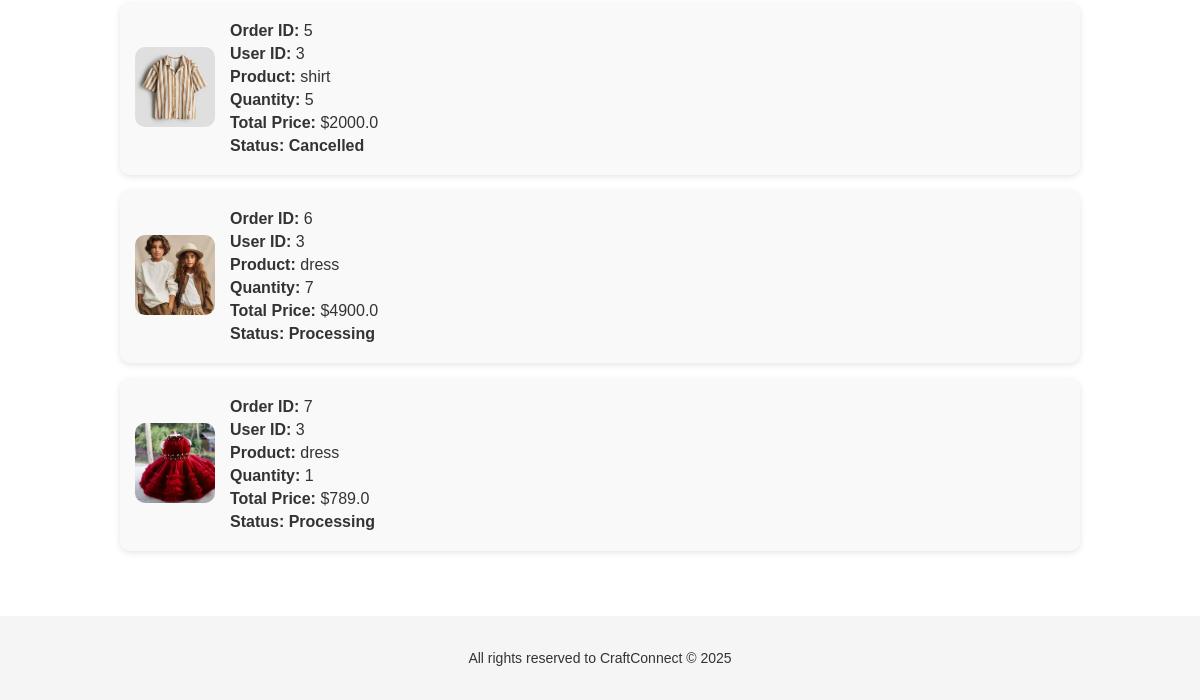
Before: /admin/orders (signed in, lower part) with the older database file.
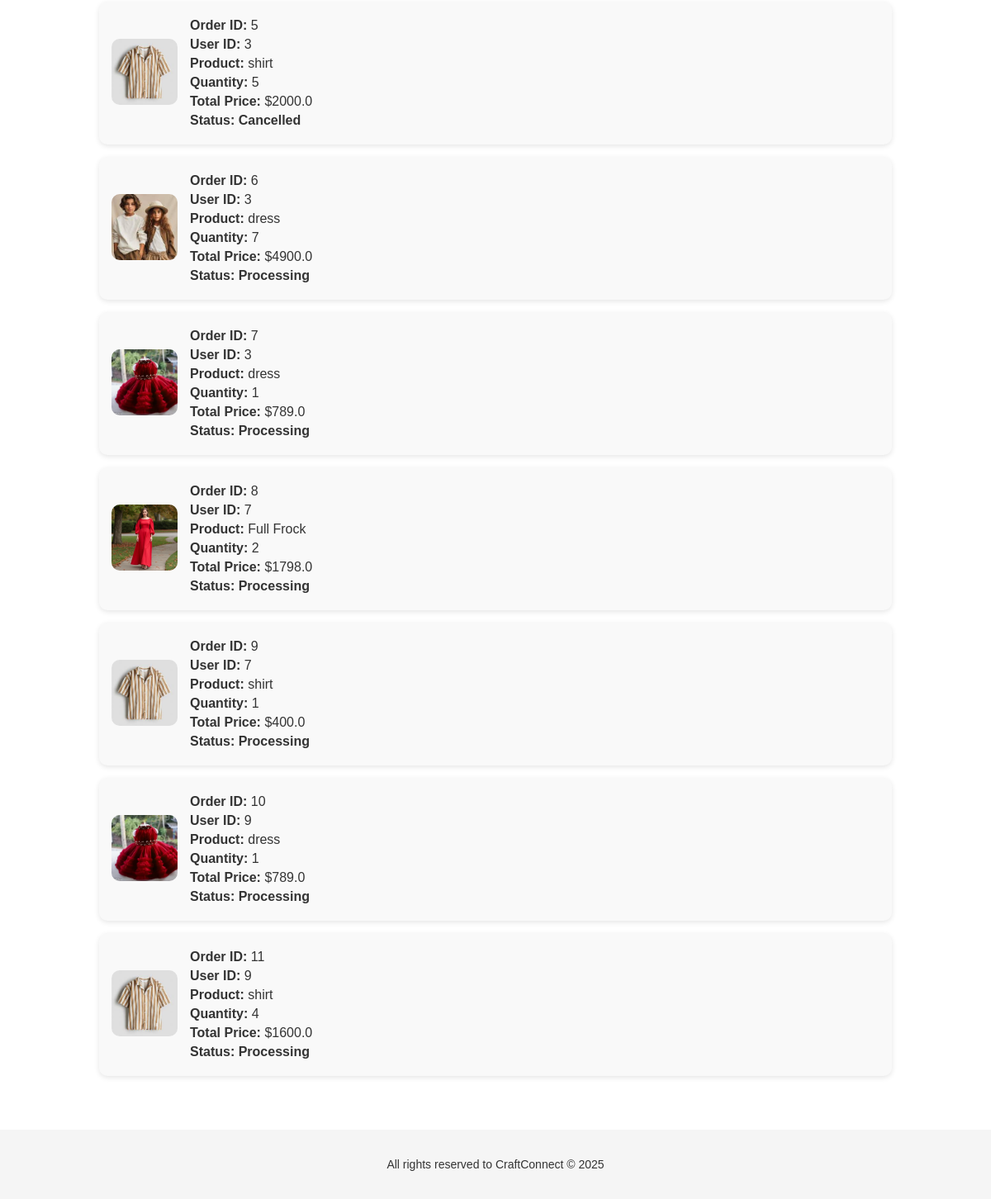
After: the same page with the newer database file.
### tables this page shows
CREATE TABLE orders (
            id INTEGER PRIMARY KEY AUTOINCREMENT,
            user_id INTEGER NOT NULL,
            product_id INTEGER NOT NULL,
            quantity INTEGER NOT NULL,
            total_price REAL NOT NULL,
            status TEXT DEFAULT 'Processing',
            order_date TIMESTAMP DEFAULT CURRENT_TIMESTAMP, payment_status TEXT NOT NULL DEFAULT 'COD', address TEXT, phone TEXT, email TEXT, manufacturer_id INTEGER, confirmation_pending INTEGER DEFAULT 0,
            FOREIGN KEY (user_id) REFERENCES users (id),
            FOREIGN KEY (product_id) REFERENCES products (id)
        );

CREATE TABLE products (
            id INTEGER PRIMARY KEY AUTOINCREMENT,
            name TEXT NOT NULL,
            description TEXT NOT NULL,
            price REAL NOT NULL,
            image TEXT NOT NULL,
            manufacturer_id INTEGER, approved INTEGER DEFAULT 0, category TEXT, stock_limit INTEGER DEFAULT NULL, size_chart TEXT,
            FOREIGN KEY (manufacturer_id) REFERENCES users (id)
        );

### app.py (the view)
@app.route('/admin/orders')
def admin_orders():
    if 'admin_logged_in' not in session:
        return redirect('/admin')
    conn = get_db_connection()
    orders = conn.execute('''
        SELECT orders.id, orders.user_id, orders.quantity, orders.total_price, orders.status,
               products.name AS product_name, products.image
        FROM orders
        JOIN products ON orders.product_id = products.id
    ''').fetchall()
    conn.close()
    for order in orders:
        print(f"Order ID {order['id']} - Image Path: {order['image']}")
    return render_template('admin_orders.html', orders=orders)

### app.py (called while the page is built)
def get_db_connection():
    conn = sqlite3.connect("craftconnect.db")
    conn.row_factory = sqlite3.Row
    return conn

### templates/admin_orders.html (shortened to what this page needs)
<!DOCTYPE html>
<html lang="en">
<head>
    <link rel="stylesheet" href="{{ url_for('static', filename='css/styles.css') }}">
</head>
<body>
    <div class="container">
        {% for order in orders %}
        <div class="order-card">
            <div class="order-image">
                <img src="{{ url_for('static', filename='uploads/' + order.image) }}"
                    alt="Product Image"
                    onerror="this.onerror=null; this.src='{{ url_for('static', filename='uploads/default-product.jpg') }}'">
            </div>
            <div class="order-details">
                <p><strong>Order ID:</strong> {{ order.id }}</p>
                <p><strong>User ID:</strong> {{ order.user_id }}</p>
                <p><strong>Product:</strong> {{ order.product_name }}</p>
                <p><strong>Quantity:</strong> {{ order.quantity }}</p>
                <p><strong>Total Price:</strong> ${{ order.total_price }}</p>
                <p class="order-status"><strong>Status:</strong> {{ order.status }}</p>
            </div>
        </div>
        {% endfor %}
    </div>
    <div class="footer">
        <p>All rights reserved to CraftConnect &copy; 2025</p>
    </div>
</body>
</html>

Changed rows visible on the page:
added orders: image (picture), id "8", user_id "7", product_name "Full Frock", quantity "2", total_price "1798.0", status "Processing"
added orders: image (picture), id "9", user_id "7", product_name "shirt", quantity "1", total_price "400.0", status "Processing"
added orders: image (picture), id "10", user_id "9", product_name "dress", quantity "1", total_price "789.0", status "Processing"
added orders: image (picture), id "11", user_id "9", product_name "shirt", quantity "4", total_price "1600.0", status "Processing"
